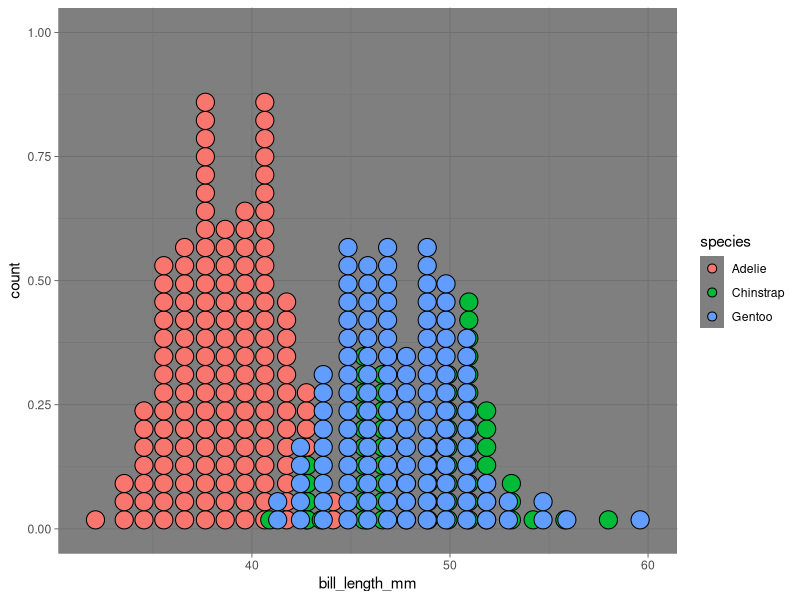
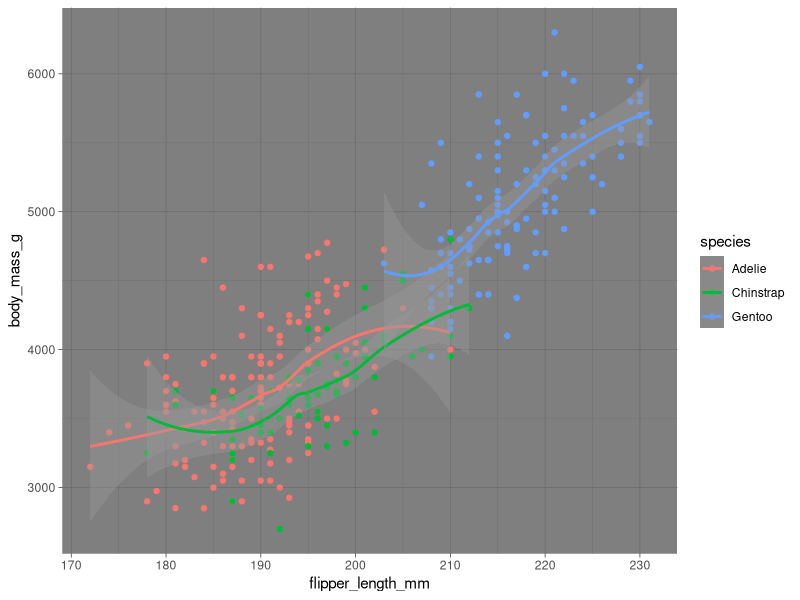
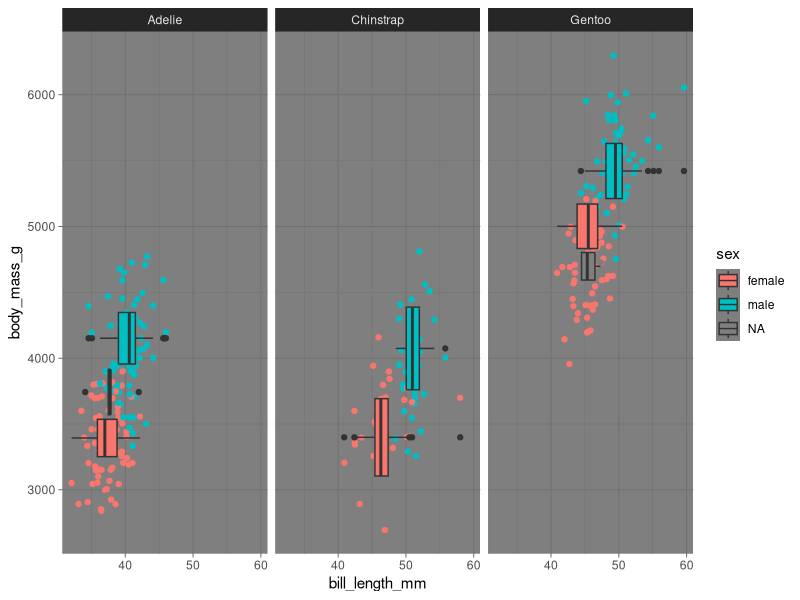

These figures' R source, in order:
## ---- chunk 1
knitr::opts_chunk$set(echo = TRUE)
library(palmerpenguins)
library(tidyverse)
## ---- chunk 2
penguins
colnames(penguins)
## ---- chunk 3
ggplot(data = penguins) +
  geom_dotplot(mapping = aes(x = bill_length_mm, fill = species)) +
  theme_dark()
## ---- chunk 4
ggplot(data = penguins, mapping = aes(x = flipper_length_mm, y = body_mass_g, color = species)) +
   geom_point() +
  geom_smooth() +
  theme_dark() 
## ---- chunk 5
   ggplot(data = penguins, mapping = aes(x=body_mass_g, y=bill_length_mm, fill=sex)) +
  geom_jitter(aes(color = sex)) +
  geom_boxplot() +
  coord_flip() +
  facet_wrap(~species) +
  theme_dark()
